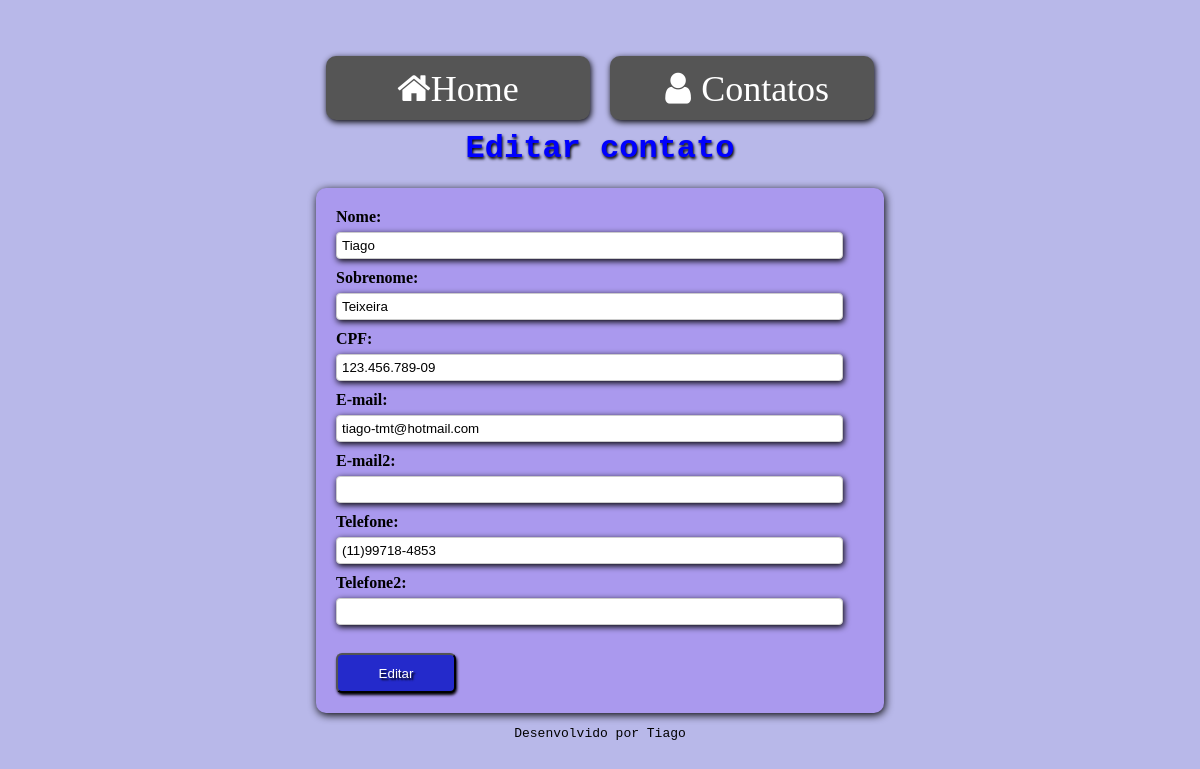
Screenshot of /index.php?pagina=inserir_usuario&editar=1 with the database file from the repository.
### tables this page shows
CREATE TABLE `usuarios` (
  `id_usuario` int NOT NULL AUTO_INCREMENT,
  `nome` varchar(255) NOT NULL,
  `sobrenome` varchar(255) NOT NULL,
  `cpf` varchar(14) DEFAULT NULL,
  `email` varchar(255) DEFAULT NULL,
  `email2` varchar(255) DEFAULT NULL,
  `telefone` varchar(14) DEFAULT NULL,
  `telefone2` varchar(14) DEFAULT NULL,
  PRIMARY KEY (`id_usuario`)
);

### db.php (called while the page is built)
<?php
$dados = file_get_contents('./config.json');
$dadosArray = json_decode($dados, true);
$server = $dadosArray["server"];
$user = $dadosArray["user"];
$password = $dadosArray["password"];
$db = $dadosArray["database"];
$conexao = mysqli_connect($server, $user, $password, $db);
$query = 'SELECT * FROM usuarios';
$consulta_usuarios = mysqli_query($conexao, $query);

### views/inserir_usuario.php (the view, shortened to what this page needs)
<?php
if (!isset($_GET['editar'])) {
?>
    <h1 class="home">Inserir contato</h1>
    <div class="formContainer">
        <form action="./processa_usuario.php" method="post" autocomplete="off">
            <label for="nome">Nome:* </label>
            <br>
            <input type="text" maxlength="255" name="nome" class="nome" id="" placeholder="Digite o nome">
            <br>
            <label for="sobrenome">Sobrenome:* </label><br>
            <input type="text" maxlength="255" name="sobrenome" class="sobrenome" id="" placeholder="Digite o sobrenome">
            <br>
            <label for="cpf">CPF:* </label>
            <br>
            <input type="text" maxlength="14" name="cpf" class="cpf" placeholder="Digite o CPF">
            <br>
            <label for="email">E-mail:* </label>
            <br>
            <input type="text" maxlength="255" name="email" class="email" id="" placeholder="usuario@email.com"> <i class="fa fa-plus fecha email" aria-hidden="true" title="Adicionar outro e-mail"></i><br>
            <div class="divEmail2">
                <label for="email2">E-mail2: </label>
                <br>
                <input type="text" maxlength="255" name="email2" class="email2" id="" placeholder="usuario@email.com">
            </div>
            <label for="telefone">Telefone:* </label>
            <br>
            <input type="text" maxlength="14" name="telefone" class="telefone" id="" placeholder="Digite o telefone"> <i class="fa fa-plus fecha telefone" aria-hidden="true" title="Adicionar outro telefone"></i> <br>
            <div class="divTelefone2">
                <label for="telefone2">Telefone2: </label><br>
                <input type="text" maxlength="14" name="telefone2" class="telefone2" id="" placeholder="Digite o telefone">
            </div>
            <div class="errosForm">Favor, corrigir campos incorretos em vermelho</div><br>
            <input type="submit" class="enviar">
        </form>
    </div>
    <?php
} else {
    while ($linha = mysqli_fetch_array($consulta_usuarios)) {
        if ($linha['id_usuario'] == $_GET['editar']) { ?>
            <h1 class="home">Editar contato</h1>
            <div class="formContainer">
                <form action="./edita_usuario.php" method="post" autocomplete="off">
                    <label for="nome">Nome: </label>
                    <br>
                    <input type="text" maxlength="255" name="nome" class="nome" value="<?php echo $linha['nome'] ?>" id=""><br>
                    <label for="sobrenome">Sobrenome: </label>
                    <br>
                    <input type="text" maxlength="255" name="sobrenome" class="sobrenome" value="<?php echo $linha['sobrenome'] ?>" id=""><br>
                    <label for="cpf">CPF: </label>
                    <br>
                    <input type="text" maxlength=" 14" name="cpf" class="cpf" value="<?php echo $linha['cpf'] ?>" id=""><br>
                    <label for="email">E-mail: </label>
                    <br>
                    <input type="text" maxlength="255" name="email" class="email" value="<?php echo $linha['email'] ?>" id=""><br>
                    <label for="email2">E-mail2: </label>
                    <br>
                    <input type="text" maxlength="255" name="email2" class="email2" value="<?php echo $linha['email2'] ?>" id="">
                    <br>
                    <label for="telefone">Telefone: </label>
                    <br>
                    <input type="text" maxlength="14" name="telefone" class="telefone" value="<?php echo $linha['telefone'] ?>" id=""><br>
                    <label for="telefone2">Telefone2: </label><br>
                    <input type="text" maxlength="14" name="telefone2" class="telefone2" value="<?php echo $linha['telefone2'] ?>" id=""><br>
                    <div class="errosForm">Favor, corrigir campos incorretos em vermelho</div><br>
                    <input type="submit" value="Editar" class="enviar">
                </form>
            </div>
<?php }
    }
}
?>

### style/style.css (style rules this page uses)
html, body { margin: 0; padding: 0; }
body { height: 100vh; background-color: #b8b8e9; }
.inserirNovo, form input[type=submit] { border-radius: 6px; background: #242acb; box-shadow: #000000 1px 2px 3px; padding: 5px; color: #fff; text-shadow: 2px 2px 2px black; text-decoration: none; }
.formContainer { background-color: #aa99ee; padding: 20px; border-radius: 10px; box-shadow: 1px 2px 8px #000000; }
input { display: inline-block; }
form input[type=submit] { width: 10vw; height: 5vh; }
form input[type=text] { width: 96%; padding: 5px; border: 1px solid #ccc; border-radius: 4px; box-sizing: border-box; margin-top: 6px; margin-bottom: 10px; box-shadow: #000000 1px 2px 6px; }
label { font-weight: bolder; }
.home, footer { text-align: center; }
.home { font-family: 'Courier New', Courier, monospace; color: blue; text-shadow: #000000 1px 2px 3px; clear: both; }

### rows the page displays
usuarios: nome "Tiago", sobrenome "Teixeira", cpf "123.456.789-09", email "tiago-tmt@hotmail.com", telefone "(11)99718-4853"
